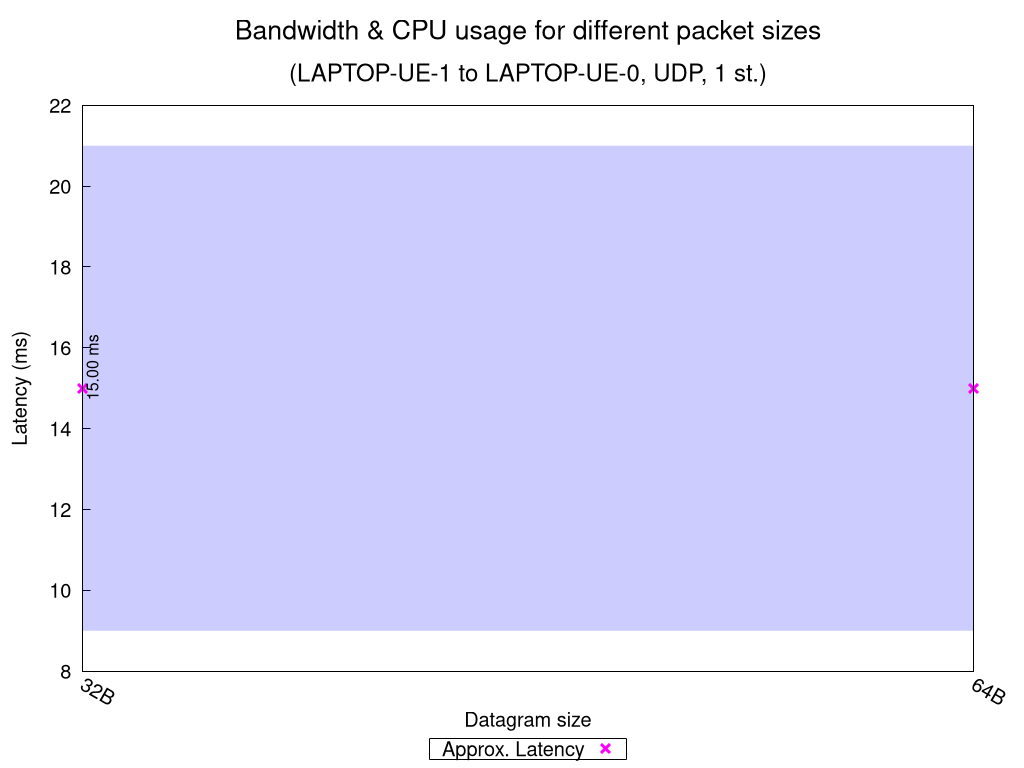

Here is the gnuplot script that generated this plot:
set terminal pngcairo nocrop enhanced size 1024,768 font "Verdana,15"
set output "UDP_1_st_2020_10_07_18-23-36_one2two_summary.png"

set title "{/=20 Bandwidth \\& CPU usage for different packet sizes}\n\n{/=18 (LAPTOP-UE-1 to LAPTOP-UE-0, UDP, 1 st.)}"

set xlabel "Datagram size"
set ylabel "Latency (ms)"
set ytics nomirror
set key bmargin center horizontal box samplen 1 width -1
set bmargin 4.6
set rmargin 4.5
set xtics rotate by -30
printxsizes(x) = x < 1024.0 ? sprintf("%.0fB", x) : (x < 1048576.0 ? sprintf("%.0fKB", x/1024.0) : sprintf("%.0fMB", x/1048576.0))

rf = 1.0  # rate factor
stats "UDP_1_st_2020_10_07_18-23-36_one2two_iperf_summary.dat" using ($1 >= 0 ? $3 : 1/0) nooutput
set logscale x 2
set style fill transparent solid 0.2 noborder
set autoscale xfix
plot "UDP_1_st_2020_10_07_18-23-36_one2two_iperf_summary.dat" using ($1 >= 0 ? $2 : 1/0):($3/rf-$4/rf):($3/rf+$4/rf) with filledcurves lc rgb "blue" notitle, \
     "" using 2:($1 == 0 ? $3/rf : 1/0):xtic(printxsizes($2)) with points pt 2 ps 1.5 lw 3 lc rgb "magenta" title "Approx. Latency", \
     "" using 2:($1 >= 0 ? $3/rf : 1/0):(sprintf("%.2f ms", $3/rf)) with labels offset 0.9,1.0 rotate by 90 font ",12" notitle, \
     "" using ($1 < 0 ? $2 : 1/0):(STATS_min/rf):(sprintf("Net test failed!")) with labels offset 0.9,2.5 rotate by 90 tc rgb "red" font ",12" notitle, \
